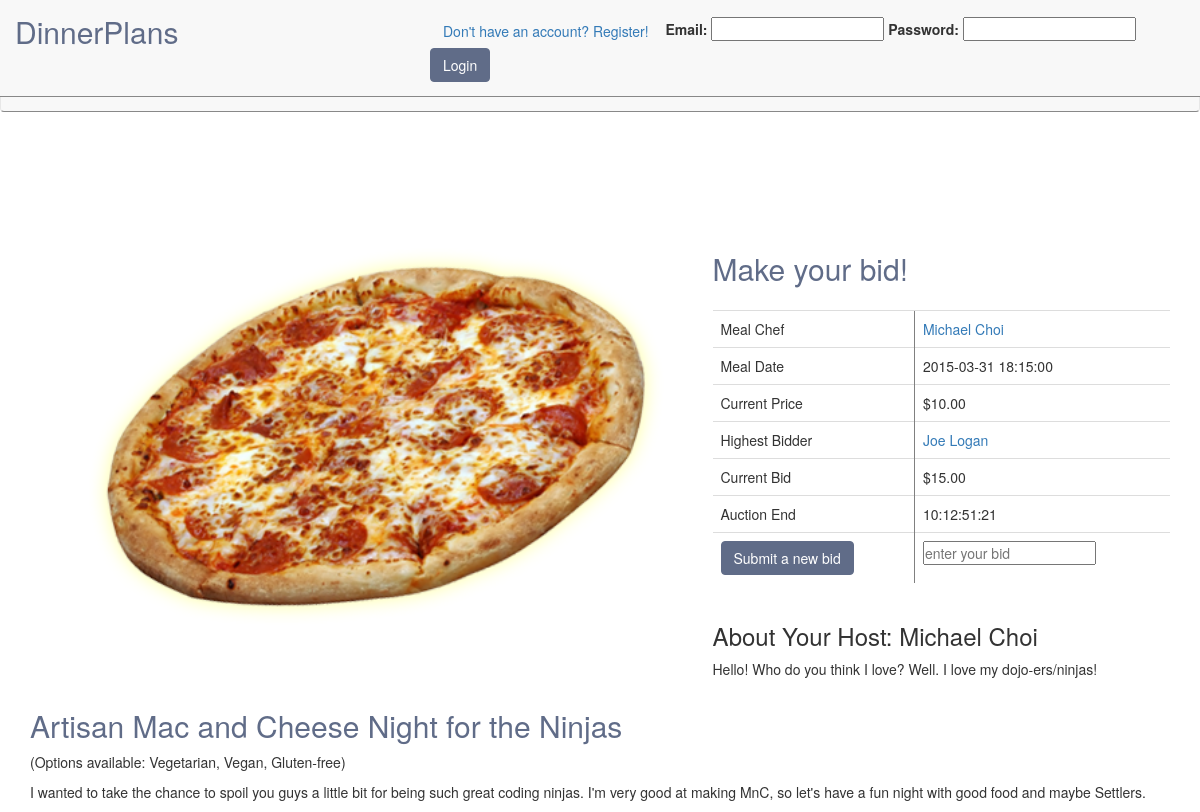
/meals/listing/7, run on the app's committed database.
### tables this page shows
CREATE TABLE `meals` (
  `id` int(11) NOT NULL AUTO_INCREMENT,
  `meal` varchar(125) DEFAULT NULL,
  `description` text,
  `user_id` int(11) NOT NULL,
  `highest_bidder` int(11) DEFAULT NULL,
  `initial_price` float DEFAULT NULL,
  `category_id` int(11) NOT NULL,
  `created_at` datetime DEFAULT NULL,
  `current_price` float DEFAULT NULL,
  `ended_at` datetime DEFAULT NULL,
  `meal_date` datetime DEFAULT NULL,
  `duration` int(11) DEFAULT NULL,
  PRIMARY KEY (`id`),
  KEY `fk_items_users_idx` (`user_id`),
  KEY `fk_items_categories1_idx` (`category_id`),
  CONSTRAINT `fk_items_categories1` FOREIGN KEY (`category_id`) REFERENCES `categories` (`id`) ON DELETE NO ACTION ON UPDATE NO ACTION,
  CONSTRAINT `fk_items_users` FOREIGN KEY (`user_id`) REFERENCES `users` (`id`) ON DELETE NO ACTION ON UPDATE NO ACTION
);

CREATE TABLE `users` (
  `id` int(11) NOT NULL AUTO_INCREMENT,
  `level` int(11) NOT NULL DEFAULT '4',
  `first_name` varchar(45) DEFAULT NULL,
  `last_name` varchar(45) DEFAULT NULL,
  `email` varchar(255) DEFAULT NULL,
  `description` varchar(255) DEFAULT NULL,
  `password` varchar(45) DEFAULT NULL,
  `created_at` datetime DEFAULT NULL,
  `updated_at` datetime DEFAULT NULL,
  `image_id` int(11) DEFAULT '1',
  `rating` int(11) DEFAULT '0',
  PRIMARY KEY (`id`),
  UNIQUE KEY `id_UNIQUE` (`id`),
  KEY `fk_users_images1_idx` (`image_id`),
  CONSTRAINT `fk_users_images1` FOREIGN KEY (`image_id`) REFERENCES `images` (`id`) ON DELETE NO ACTION ON UPDATE NO ACTION
);

### application/controllers/meals.php (called while the page is built, shortened)
<?php
class Meals extends CI_Controller
{
	public function __construct()
	{
	    $this->load->model("Meal");
		$this->load->helper('text');
	}
	public function show_listing($id)
	{
		$meal = $this->Meal->show_meal($id);
		$bid_phrase = "Make your bid!";
		$this->load->model('Bid');
		$meal['bid_count'] = $this->Bid->item_bid_count($meal['id']);
		$meal['end_time'] = strtotime($this->Meal->meal_end_time($meal['id']));
		$meal['img'] = $this->Meal->get_meal_img($meal['id'])['img_path'];
		if(!$meal['bid_count'])
		{
			$bid_phrase = "Be the first to bid!";
			$highest_bidder = NULL;
		}
		else
		{
			$highest_bidder = $this->Bid->highest_bidder($meal['id']);
		}
		$view_data = array(
			"meal" => $meal,
			"bid_phrase" => $bid_phrase,
			"highest_bidder" => $highest_bidder
		);
		$this->load->view('meals/listing',$view_data);
	}
}

### index.php (called while the page is built, shortened)
<?php
require_once BASEPATH.'core/CodeIgniter.php';

### application/models/meal.php (called while the page is built, shortened)
<?php
class Meal extends CI_Model
{
	function show_meal($id)
	{
		$query = "SELECT m.*,u.description AS bio, CONCAT_WS(' ',u.first_name, u.last_name) AS host, GROUP_CONCAT(' ',o.option) AS options FROM meals m LEFT JOIN meal_has_options mho on m.id = mho.meal_id INNER JOIN options o on mho.option_id = o.id LEFT JOIN users u on m.user_id = u.id WHERE m.id = ?;";
		$values = array($id);
		$result = $this->db->query($query,$values)->row_array();
		return $result;
	}
	public function meal_end_time($item_number)
	{
		$query = "SELECT DATE_ADD(created_at, INTERVAL duration DAY) AS end_date FROM meals WHERE id=?";
		return $this->db->query($query, array('id'=> $item_number))->row_array()['end_date'];
	}
	public function get_meal_img($item_number)
	{
		$query = "SELECT file_path AS img_path FROM images LEFT JOIN meal_has_images ON meal_has_images.image_id = images.id LEFT JOIN meals ON meal_has_images.meal_id = meals.id WHERE meals.id = ? ORDER BY images.created_at DESC LIMIT 1";
		$returned = $this->db->query($query, array($item_number))->row_array();
		return $returned;
	}
}

### application/models/bid.php (called while the page is built, shortened)
<?php
class Bid extends CI_Model
{
  public function current_max_bid($item_number)
  {
    return $this->db->where('meal_id', $item_number)->order_by('bid', 'desc')->limit(1)->get('bids')->row_array();
  }
  public function item_bid_count($item_number)
  {
    return $this->db->where('meal_id', $item_number)->select('count(id) AS total_bids')->from('bids')->get()->row_array()['total_bids'];
  }
  public function highest_bidder($id)
  {
    $max = $this->current_max_bid($id);
    $query = "SELECT users.*, CONCAT_WS(' ', users.first_name, users.last_name) AS user_name FROM users JOIN bids ON bids.user_id = users.id WHERE bids.id = ?";
    return $this->db->query($query, array('id' =>$max['id']))->row_array();
  }
}

### application/views/meals/listing.php (the view, shortened to what this page needs)
	<?php
	if(!$meal['bid_count'])
	{
		$current_bid = number_format($meal["initial_price"],2,'.','');
	}else
	{
		$current_bid = number_format($meal["current_price"] + 5,2,'.','');
	}
?>
<!DOCTYPE html>
<html>
<head>
	<link rel="stylesheet" href="/assets/css/bootstrap.min.css">
	<link rel="stylesheet" type="text/css" href="/assets/css/main.css">
	<link rel="stylesheet" type="text/css" href="/assets/css/meal-listing.css">
</head>
<body>
	<div class="container">
		<div class="row content">
			<div class="col-xs-12 col-lg-7">
				<div>
					<img src="<?= $meal['img'] ?>" class="img-rounded img-container" alt='Meal Image'>
				</div>
			</div>
			<div class="col-xs-12 col-lg-5">
				<h2><?=$bid_phrase?></h2>
					<fieldset>
						<table class="table">
							<tbody>
								<tr>
									<td>Meal Chef</td>
									<td><a href"#" alt="Chef Profile"><?= $meal['host']?></a></td>
								</tr>
								<tr>
									<td>Meal Date</td>
									<td><?= $meal['meal_date'] ?></td>
								</tr>
								<tr>
									<td>Current Price</td>
									<td>$<?= number_format($meal["current_price"],2,'.','') ?></td>
								</tr>
<?php
									if($meal['bid_count'])
									{
?>
									<tr>
										<td>Highest Bidder</td>
										<td><a href="#"><?= $highest_bidder['user_name'] ?></a></td>
									</tr>
<?php
									}
?>
								<tr>
									<td>Current Bid</td>
									<td>$<?= $current_bid ?></td>
								</tr>
								<tr>
									<td>Auction End</td>
									<td id="endtime"></td>
								</tr>
								<tr>
									<form action="/bid" name="bid" method="post" class="form-inline" id='bid-form'>
										<div class="form-group">
											<td><input type="submit" value="Submit a new bid" class="btn blue" id="bid-button"></td>
											<td>
												<input type="text" name="bid-amount" placeholder="enter your bid" id="bid-box" required>
											</td>
										</div>
									</form>
								</tr>
							</tbody>
						</table>
					</fieldset>
			</div>
			<div class="bid col-xs-5">
				<h3>About Your Host: <?=$meal["host"]?></h3>
				<p><?=$meal["bio"]?></p>
			</div>
		</div>
		<div class="row">
			<div class="meal col-xs-12">
				<h2><?=$meal["meal"]?></h2>
<?php
			if (strlen($meal["options"]))
			{
?>
				<p>(Options available: <?=$meal["options"]?>)</p>
<?php
			}
?>
				<p><?=$meal["description"]?></p>
			</div>
		</div>
	</div>
</body>
</html>

### assets/css/main.css (style rules this page uses)
* { margin: 0; padding: 0; }
h2 { color: #606c88; }
.blue { border: 1px solid #606c88; background-color: #606c88; color: white; }
body { padding-top: 60px; }

### assets/css/meal-listing.css (style rules this page uses)
div.content { margin-top:100px; }

### application/views/meals/listing.php (style rules this page uses)
td + td { border-left: 1px solid gray; }
tbody:last-child { border: 0; }
.img-container { height: 400px; }

### data on the page
meals: meal_date "2015-03-31 18:15:00", current_price "10.00", current_price "15.00", user.description "Hello! Who do you think I love? Well. I love my dojo-ers/ninjas!", meal "Artisan Mac and Cheese Night for the Ninjas", description "I wanted to take the chance to spoil you guys a little bit for being such great coding ninjas. I'm very good at making MnC, so let's have a fun night with good food and maybe Settlers."

### other printed values
$bid_phrase "Make your bid!"
$meal['host'] "Michael Choi"
$highest_bidder['user_name'] "Joe Logan"
$meal["host"] "Michael Choi"
$meal["options"] "Vegetarian, Vegan, Gluten-free"
